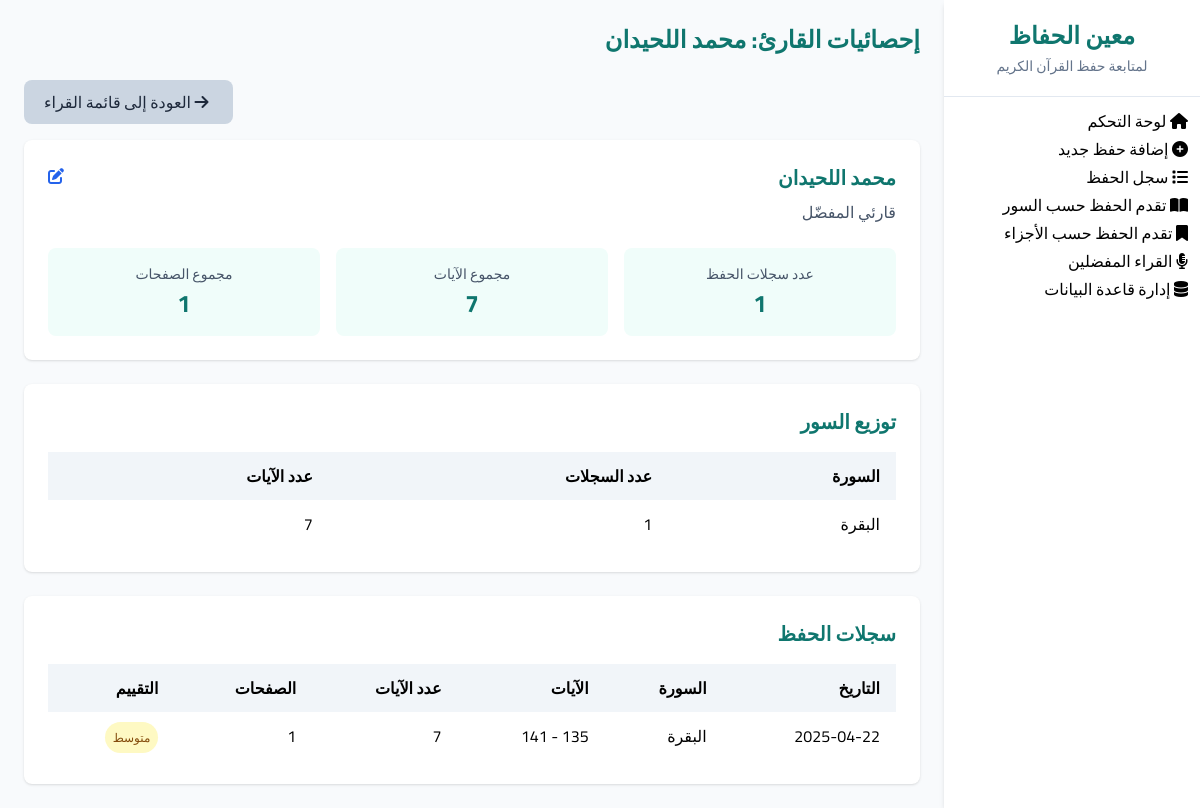
The page /reciter-stats/10 on the database its author committed.
### tables this page shows
CREATE TABLE reciters (
    id INTEGER PRIMARY KEY AUTOINCREMENT,
    name TEXT NOT NULL,
    info TEXT
);

CREATE TABLE surahs (
    id INTEGER PRIMARY KEY,
    name TEXT NOT NULL,
    name_en TEXT NOT NULL,
    verses INTEGER NOT NULL,
    start_page INTEGER NOT NULL,
    end_page INTEGER NOT NULL
);

CREATE TABLE memorization (
    id INTEGER PRIMARY KEY AUTOINCREMENT,
    date TEXT NOT NULL,
    surah_id INTEGER NOT NULL,
    start_verse INTEGER NOT NULL,
    end_verse INTEGER NOT NULL,
    pages INTEGER,
    rating TEXT NOT NULL,
    reciter TEXT,
    notes TEXT, favorite BOOLEAN DEFAULT 0, start_page INTEGER, end_page INTEGER,
    FOREIGN KEY (surah_id) REFERENCES surahs(id)
);

### app.py (the view)
@app.route('/reciter-stats/<int:id>')
def reciter_stats(id):
    conn = get_db_connection()
    reciter = conn.execute('SELECT * FROM reciters WHERE id = ?', (id,)).fetchone()
    if not reciter:
        flash('القارئ غير موجود', 'error')
        conn.close()
        return redirect(url_for('reciters'))
    memorizations = conn.execute('''
        SELECT m.id, m.date, s.name as surah_name, m.start_verse, m.end_verse,
               (m.end_verse - m.start_verse + 1) as verse_count, m.pages, m.rating
        FROM memorization m
        JOIN surahs s ON m.surah_id = s.id
        WHERE m.reciter = ?
        ORDER BY m.date DESC
    ''', (reciter['name'],)).fetchall()
    total_verses = conn.execute('''
        SELECT SUM(end_verse - start_verse + 1) as total
        FROM memorization
        WHERE reciter = ?
    ''', (reciter['name'],)).fetchone()['total'] or 0
    total_pages = conn.execute('''
        SELECT SUM(pages) as total
        FROM memorization
        WHERE reciter = ?
    ''', (reciter['name'],)).fetchone()['total'] or 0
    surah_distribution = conn.execute('''
        SELECT s.name, COUNT(*) as count, SUM(m.end_verse - m.start_verse + 1) as verses
        FROM memorization m
        JOIN surahs s ON m.surah_id = s.id
        WHERE m.reciter = ?
        GROUP BY s.name
        ORDER BY count DESC
    ''', (reciter['name'],)).fetchall()
    conn.close()
    return render_template('reciter_stats.html',
                           reciter=reciter,
                           memorizations=memorizations,
                           total_verses=total_verses,
                           total_pages=total_pages,
                           surah_distribution=surah_distribution)

### app.py (called while the page is built)
def get_db_connection():
    conn = sqlite3.connect('database.db')
    conn.row_factory = sqlite3.Row
    return conn

### templates/reciter_stats.html (shortened to what this page needs)
{% extends "base.html" %}
{% block page_title %}إحصائيات القارئ: {{ reciter.name }}{% endblock %}
{% block content %}
<div class="flex justify-end mb-4">
    <a href="{{ url_for('reciters') }}" class="px-5 py-2.5 bg-slate-300 text-slate-800 rounded-lg hover:bg-slate-400 transition-all duration-300">
        <i class="fas fa-arrow-right mr-1"></i> العودة إلى قائمة القراء
    </a>
</div>
<div class="bg-white rounded-lg shadow p-6 mb-6">
    <div class="flex items-start justify-between mb-4">
        <div>
            <h3 class="text-xl font-bold text-primary">{{ reciter.name }}</h3>
            {% if reciter.info %}
                <p class="text-slate-600 mt-2">{{ reciter.info }}</p>
            {% endif %}
        </div>
        <a href="{{ url_for('edit_reciter', id=reciter.id) }}" class="text-blue-600 hover:text-blue-800" title="تعديل">
            <i class="fas fa-edit"></i>
        </a>
    </div>
    <div class="grid grid-cols-1 md:grid-cols-3 gap-4 mt-6">
        <div class="bg-teal-50 rounded-lg p-4 text-center">
            <h4 class="text-sm text-slate-600 mb-1">عدد سجلات الحفظ</h4>
            <p class="text-2xl font-bold text-primary">{{ memorizations|length }}</p>
        </div>
        <div class="bg-teal-50 rounded-lg p-4 text-center">
            <h4 class="text-sm text-slate-600 mb-1">مجموع الآيات</h4>
            <p class="text-2xl font-bold text-primary">{{ total_verses }}</p>
        </div>
        <div class="bg-teal-50 rounded-lg p-4 text-center">
            <h4 class="text-sm text-slate-600 mb-1">مجموع الصفحات</h4>
            <p class="text-2xl font-bold text-primary">{{ total_pages }}</p>
        </div>
    </div>
</div>
{% if surah_distribution %}
    <div class="bg-white rounded-lg shadow p-6 mb-6">
        <h3 class="text-xl font-bold text-primary mb-4">توزيع السور</h3>
        <div class="overflow-x-auto">
            <table class="min-w-full bg-white">
                <thead class="bg-slate-100">
                    <tr>
                        <th class="py-3 px-4 text-right">السورة</th>
                        <th class="py-3 px-4 text-right">عدد السجلات</th>
                        <th class="py-3 px-4 text-right">عدد الآيات</th>
                    </tr>
                </thead>
                <tbody class="divide-y divide-slate-100">
                    {% for surah in surah_distribution %}
                        <tr class="hover:bg-slate-50">
                            <td class="py-3 px-4 font-medium">{{ surah.name }}</td>
                            <td class="py-3 px-4">{{ surah.count }}</td>
                            <td class="py-3 px-4">{{ surah.verses }}</td>
                        </tr>
                    {% endfor %}
                </tbody>
            </table>
        </div>
    </div>
{% endif %}
<div class="bg-white rounded-lg shadow p-6">
    <h3 class="text-xl font-bold text-primary mb-4">سجلات الحفظ</h3>
    {% if memorizations %}
        <div class="overflow-x-auto">
            <table class="min-w-full bg-white">
                <thead class="bg-slate-100">
                    <tr>
                        <th class="py-3 px-4 text-right">التاريخ</th>
                        <th class="py-3 px-4 text-right">السورة</th>
                        <th class="py-3 px-4 text-right">الآيات</th>
                        <th class="py-3 px-4 text-right">عدد الآيات</th>
                        <th class="py-3 px-4 text-right">الصفحات</th>
                        <th class="py-3 px-4 text-right">التقييم</th>
                    </tr>
                </thead>
                <tbody class="divide-y divide-slate-100">
                    {% for memo in memorizations %}
                        <tr class="hover:bg-slate-50">
                            <td class="py-3 px-4">{{ memo.date }}</td>
                            <td class="py-3 px-4">{{ memo.surah_name }}</td>
                            <td class="py-3 px-4">{{ memo.start_verse }} - {{ memo.end_verse }}</td>
                            <td class="py-3 px-4">{{ memo.verse_count }}</td>
                            <td class="py-3 px-4">{{ memo.pages or '-' }}</td>
                            <td class="py-3 px-4">
                                {% if memo.rating == 'متقن' %}
                                    <span class="bg-green-100 text-green-800 px-2 py-1 rounded-full text-xs">متقن</span>
                                {% elif memo.rating == 'متوسط' %}
                                    <span class="bg-yellow-100 text-yellow-800 px-2 py-1 rounded-full text-xs">متوسط</span>
                                {% else %}
                                    <span class="bg-red-100 text-red-800 px-2 py-1 rounded-full text-xs">يحتاج مراجعة</span>
                                {% endif %}
                            </td>
                        </tr>
                    {% endfor %}
                </tbody>
            </table>
        </div>
    {% else %}
        <div class="text-center py-8 text-slate-500">
            <p>لا توجد سجلات حفظ لهذا القارئ حتى الآن</p>
        </div>
    {% endif %}
</div>
{% endblock %}

### templates/base.html (style rules this page uses)
body { font-family: 'Cairo', sans-serif; }

### rows shown on the page
reciters: name "محمد اللحيدان", info "قارئي المفضّل"
surahs: name "البقرة", count "1", verses "7"
memorization: date "2025-04-22", surah_name "البقرة", end_verse "141", verse_count "7", pages "1", rating "متوسط"

### other values the page prints
{{ memorizations|length }} "1"
{{ total_verses }} "7"
{{ total_pages }} "1"
